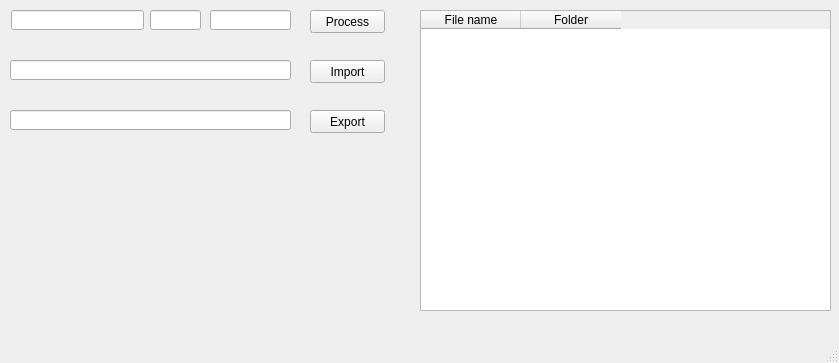
<?xml version="1.0" encoding="UTF-8"?>
<ui version="4.0">
 <class>MainWindow</class>
 <widget class="QMainWindow" name="MainWindow">
  <property name="geometry">
   <rect>
    <x>0</x>
    <y>0</y>
    <width>839</width>
    <height>363</height>
   </rect>
  </property>
  <property name="windowTitle">
   <string>MainWindow</string>
  </property>
  <widget class="QWidget" name="centralwidget">
   <widget class="QLineEdit" name="m_date">
    <property name="geometry">
     <rect>
      <x>210</x>
      <y>10</y>
      <width>81</width>
      <height>20</height>
     </rect>
    </property>
   </widget>
   <widget class="QLineEdit" name="m_ext">
    <property name="geometry">
     <rect>
      <x>150</x>
      <y>10</y>
      <width>51</width>
      <height>20</height>
     </rect>
    </property>
   </widget>
   <widget class="QLineEdit" name="m_input_folder">
    <property name="geometry">
     <rect>
      <x>11</x>
      <y>10</y>
      <width>133</width>
      <height>20</height>
     </rect>
    </property>
   </widget>
   <widget class="QPushButton" name="m_btn_process">
    <property name="geometry">
     <rect>
      <x>310</x>
      <y>10</y>
      <width>75</width>
      <height>23</height>
     </rect>
    </property>
    <property name="text">
     <string>Process</string>
    </property>
   </widget>
   <widget class="QLineEdit" name="m_input_exel_path">
    <property name="geometry">
     <rect>
      <x>10</x>
      <y>60</y>
      <width>281</width>
      <height>20</height>
     </rect>
    </property>
   </widget>
   <widget class="QPushButton" name="m_btn_import">
    <property name="geometry">
     <rect>
      <x>310</x>
      <y>60</y>
      <width>75</width>
      <height>23</height>
     </rect>
    </property>
    <property name="text">
     <string>Import</string>
    </property>
   </widget>
   <widget class="QLineEdit" name="m_output_excel_path">
    <property name="geometry">
     <rect>
      <x>10</x>
      <y>110</y>
      <width>281</width>
      <height>20</height>
     </rect>
    </property>
   </widget>
   <widget class="QPushButton" name="m_btn_export">
    <property name="geometry">
     <rect>
      <x>310</x>
      <y>110</y>
      <width>75</width>
      <height>23</height>
     </rect>
    </property>
    <property name="text">
     <string>Export</string>
    </property>
   </widget>
   <widget class="QTableWidget" name="m_table">
    <property name="geometry">
     <rect>
      <x>420</x>
      <y>10</y>
      <width>411</width>
      <height>301</height>
     </rect>
    </property>
    <property name="maximumSize">
     <size>
      <width>411</width>
      <height>16777215</height>
     </size>
    </property>
    <column>
     <property name="text">
      <string>File name</string>
     </property>
    </column>
    <column>
     <property name="text">
      <string>Folder</string>
     </property>
    </column>
   </widget>
  </widget>
  <widget class="QMenuBar" name="menubar">
   <property name="geometry">
    <rect>
     <x>0</x>
     <y>0</y>
     <width>839</width>
     <height>21</height>
    </rect>
   </property>
  </widget>
  <widget class="QStatusBar" name="statusbar"/>
 </widget>
 <resources/>
 <connections/>
</ui>
